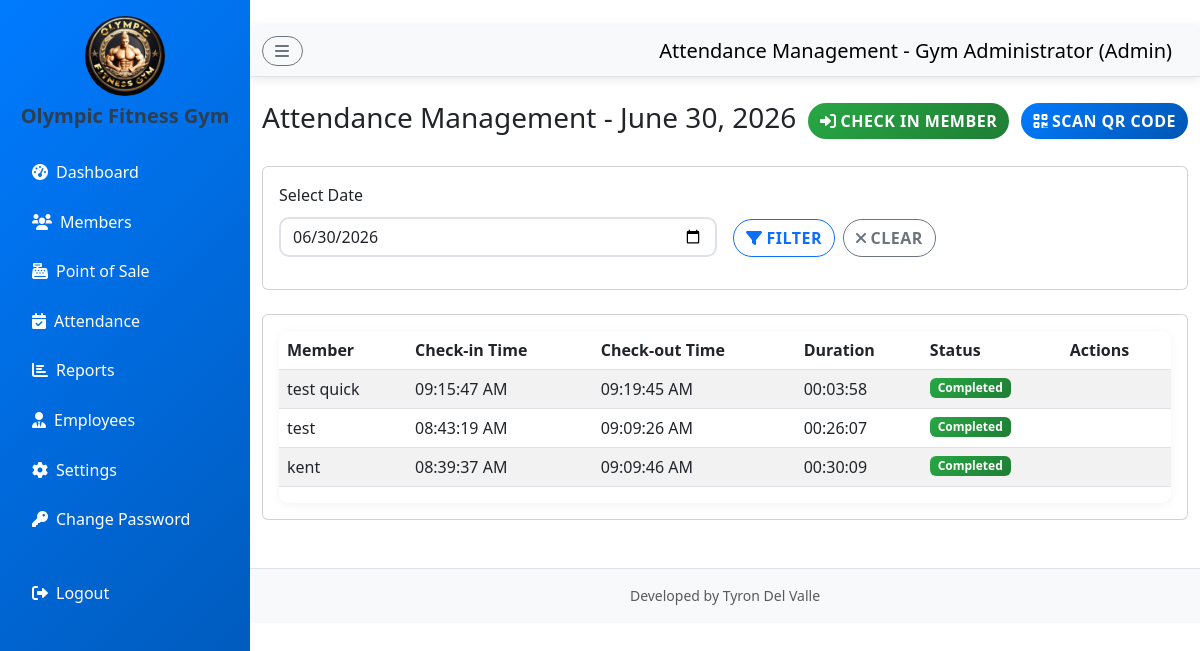
/admin/attendance.php (signed in), run on the app's committed database.
### tables this page shows
CREATE TABLE `gym_settings` (
  `id` int(11) NOT NULL AUTO_INCREMENT,
  `gym_name` varchar(255) NOT NULL DEFAULT 'Gym Management System',
  `logo_path` varchar(255) NOT NULL DEFAULT 'gym logo.jpg',
  `background_path` varchar(255) NOT NULL DEFAULT 'gym background.jpg',
  `updated_at` timestamp NOT NULL DEFAULT current_timestamp() ON UPDATE current_timestamp(),
  `sidebar_theme` varchar(50) NOT NULL DEFAULT 'primary',
  `student_discount_enabled` tinyint(1) DEFAULT 1,
  `per_session_fee` decimal(10,2) DEFAULT 50.00,
  `half_month_fee` decimal(10,2) DEFAULT 300.00,
  `one_month_fee` decimal(10,2) DEFAULT 500.00,
  `two_months_fee` decimal(10,2) DEFAULT 900.00,
  `three_months_fee` decimal(10,2) DEFAULT 1300.00,
  `four_months_fee` decimal(10,2) DEFAULT 1700.00,
  `five_months_fee` decimal(10,2) DEFAULT 2100.00,
  `six_months_fee` decimal(10,2) DEFAULT 2500.00,
  `seven_months_fee` decimal(10,2) DEFAULT 2900.00,
  `eight_months_fee` decimal(10,2) DEFAULT 3300.00,
  `nine_months_fee` decimal(10,2) DEFAULT 3700.00,
  `ten_months_fee` decimal(10,2) DEFAULT 4100.00,
  `eleven_months_fee` decimal(10,2) DEFAULT 4500.00,
  `one_year_fee` decimal(10,2) DEFAULT 5000.00,
  `two_years_fee` decimal(10,2) DEFAULT 9000.00,
  `three_years_fee` decimal(10,2) DEFAULT 13000.00,
  PRIMARY KEY (`id`)
);

CREATE TABLE `attendance` (
  `id` int(11) NOT NULL AUTO_INCREMENT,
  `member_id` int(11) NOT NULL,
  `checkin_time` datetime DEFAULT current_timestamp(),
  `checkout_time` datetime DEFAULT NULL,
  `notes` text DEFAULT NULL,
  `created_by` int(11) DEFAULT NULL,
  PRIMARY KEY (`id`),
  KEY `member_id` (`member_id`),
  KEY `fk_attendance_created_by` (`created_by`),
  CONSTRAINT `attendance_ibfk_1` FOREIGN KEY (`member_id`) REFERENCES `members` (`id`) ON DELETE CASCADE,
  CONSTRAINT `fk_attendance_created_by` FOREIGN KEY (`created_by`) REFERENCES `users` (`id`)
);

CREATE TABLE `members` (
  `id` int(11) NOT NULL AUTO_INCREMENT,
  `member_code` varchar(50) DEFAULT NULL,
  `fullname` varchar(100) NOT NULL,
  `email` varchar(100) DEFAULT NULL,
  `phone` varchar(20) DEFAULT NULL,
  `address` text DEFAULT NULL,
  `plan` varchar(50) DEFAULT NULL,
  `start_date` date DEFAULT NULL,
  `end_date` date DEFAULT NULL,
  `status` enum('ACTIVE','EXPIRED','SUSPENDED') DEFAULT 'ACTIVE',
  `is_student` tinyint(1) DEFAULT 0,
  `student_id` varchar(50) DEFAULT NULL,
  `created_at` timestamp NOT NULL DEFAULT current_timestamp(),
  `created_by` int(11) DEFAULT NULL,
  `qr_code` varchar(255) DEFAULT NULL,
  `qr_token` varchar(64) DEFAULT NULL,
  PRIMARY KEY (`id`),
  UNIQUE KEY `member_code` (`member_code`),
  UNIQUE KEY `qr_token` (`qr_token`),
  KEY `fk_members_created_by` (`created_by`),
  CONSTRAINT `fk_members_created_by` FOREIGN KEY (`created_by`) REFERENCES `users` (`id`)
);

### admin/attendance.php (the view, shortened to what this page needs)
l <?php
include "../config/db.php";
$user = $_SESSION['user'];
$settings = $conn->query("SELECT * FROM gym_settings WHERE id = 1")->fetch_assoc();
$selected_date = isset($_GET['selected_date']) ? $_GET['selected_date'] : '';
$query = "SELECT a.*, m.fullname FROM attendance a JOIN members m ON a.member_id = m.id";
$conditions = [];
if (!empty($selected_date)) {
    $conditions[] = "DATE(a.checkin_time) = '$selected_date'";
} else {
    $conditions[] = "DATE(a.checkin_time) = CURDATE()";
}
if (!empty($conditions)) {
    $query .= " WHERE " . implode(" AND ", $conditions);
}
$query .= " ORDER BY a.checkin_time DESC";
$attendance = $conn->query($query);
?>
<!DOCTYPE html>
<html lang="en">
<head>
    <link href="https://cdn.jsdelivr.net/npm/bootstrap@5.3.0/dist/css/bootstrap.min.css" rel="stylesheet">
    <link href="https://cdnjs.cloudflare.com/ajax/libs/font-awesome/6.0.0/css/all.min.css" rel="stylesheet">
    <link href="../assets/style.css" rel="stylesheet">
</head>
<body>
    <div class="d-flex">
        <nav id="sidebar" class="bg-<?php echo htmlspecialchars($settings['sidebar_theme']); ?> <?php echo ($settings['sidebar_theme'] == 'light') ? 'text-dark' : 'text-white'; ?> vh-100" style="width: 250px;">
            <div class="p-3">
                <div class="text-center mb-4">
                    <img src="../<?php echo htmlspecialchars($settings['logo_path']); ?>" alt="Gym Logo" class="rounded-circle mb-2" style="width: 80px; height: 80px;">
                    <h5 class="fw-bold"><?php echo htmlspecialchars($settings['gym_name']); ?></h5>
                </div>
              <ul class="nav flex-column">
                    <li class="nav-item mb-2">
                        <a class="nav-link <?php echo ($settings['sidebar_theme'] == 'light') ? 'text-dark' : 'text-white'; ?>" href="dashboard.php">
                            <i class="fas fa-tachometer-alt me-2"></i>Dashboard
                        </a>
                    </li>
                    <li class="nav-item mb-2">
                        <a class="nav-link <?php echo ($settings['sidebar_theme'] == 'light') ? 'text-dark' : 'text-white'; ?>" href="members.php">
                            <i class="fas fa-users me-2"></i>Members
                        </a>
                    </li>
                    <li class="nav-item mb-2">
                        <a class="nav-link <?php echo ($settings['sidebar_theme'] == 'light') ? 'text-dark' : 'text-white'; ?>" href="pos.php">
                            <i class="fas fa-cash-register me-2"></i>Point of Sale
                        </a>
                    </li>
                    <li class="nav-item mb-2">
                        <a class="nav-link <?php echo ($settings['sidebar_theme'] == 'light') ? 'text-dark' : 'text-white'; ?> active" href="attendance.php">
                            <i class="fas fa-calendar-check me-2"></i>Attendance
                        </a>
                    </li>
                    <li class="nav-item mb-2">
                        <a class="nav-link <?php echo ($settings['sidebar_theme'] == 'light') ? 'text-dark' : 'text-white'; ?>" href="reports.php">
                            <i class="fas fa-chart-bar me-2"></i>Reports
                        </a>
                    </li>
                    <li class="nav-item mb-2">
                        <a class="nav-link <?php echo ($settings['sidebar_theme'] == 'light') ? 'text-dark' : 'text-white'; ?>" href="employees.php">
                            <i class="fas fa-user-tie me-2"></i>Employees
                        </a>
                    </li>
                      <li class="nav-item mb-2">
                        <a class="nav-link <?php echo ($settings['sidebar_theme'] == 'light') ? 'text-dark' : 'text-white'; ?>" href="settings.php">
                            <i class="fas fa-cog me-2"></i>Settings
                        </a>
                    </li>
                      <li class="nav-item mb-2">
                        <a class="nav-link <?php echo ($settings['sidebar_theme'] == 'light') ? 'text-dark' : 'text-white'; ?>" href="../change_password.php">
                            <i class="fas fa-key me-2"></i>Change Password
                        </a>
                    </li>
                    <li class="nav-item mt-4">
                        <a class="nav-link <?php echo ($settings['sidebar_theme'] == 'light') ? 'text-dark' : 'text-white'; ?>" href="../logout.php">
                            <i class="fas fa-sign-out-alt me-2"></i>Logout
                        </a>
                    </li>
                </ul>
            </div>
        </nav>
        <div class="flex-grow-1">
            <nav class="navbar navbar-light bg-light border-bottom">
                <div class="container-fluid">
                    <button class="btn btn-outline-secondary me-3" id="sidebarToggle">
                        <i class="fas fa-bars"></i>
                    </button>
                    <span class="navbar-brand mb-0 h1">Attendance Management - <?php echo htmlspecialchars($user['fullname']); ?> (Admin)</span>
                </div>
            </nav>
            <div class="container-fluid mt-4">
        <div class="row">
            <div class="col-12">
                <div class="d-flex justify-content-between align-items-center mb-4">
                    <h1 class="h3">Attendance Management - <?php echo !empty($selected_date) ? date('F j, Y', strtotime($selected_date)) : date('F j, Y'); ?></h1>
                    <div>
                        <button class="btn btn-success me-2" data-bs-toggle="modal" data-bs-target="#checkinModal">
                            <i class="fas fa-sign-in-alt me-1"></i>Check In Member
                        </button>
                        <button class="btn btn-primary" data-bs-toggle="modal" data-bs-target="#qrScannerModal">
                            <i class="fas fa-qrcode me-1"></i>Scan QR Code
                        </button>
                    </div>
                </div>
                <div class="card mb-4">
                    <div class="card-body">
                        <form method="GET" class="row g-3">
                            <div class="col-md-6">
                                <label for="selected_date" class="form-label">Select Date</label>
                                <input type="date" class="form-control" id="selected_date" name="selected_date" value="<?php echo htmlspecialchars($selected_date ?: date('Y-m-d')); ?>">
                            </div>
                            <div class="col-md-6 d-flex align-items-end">
                                <button type="submit" class="btn btn-outline-primary me-2">
                                    <i class="fas fa-filter me-1"></i>Filter
                                </button>
                                <a href="attendance.php" class="btn btn-outline-secondary">
                                    <i class="fas fa-times me-1"></i>Clear
                                </a>
                            </div>
                        </form>
                    </div>
                </div>
                <div class="card">
                    <div class="card-body">
                        <div class="table-responsive">
                            <table class="table table-striped">
                                <thead>
                                    <tr>
                                        <th>Member</th>
                                        <th>Check-in Time</th>
                                        <th>Check-out Time</th>
                                        <th>Duration</th>
                                        <th>Status</th>
                                        <th>Actions</th>
                                    </tr>
                                </thead>
                                <tbody>
                                    <?php while ($record = $attendance->fetch_assoc()): ?>
                                    <tr>
                                        <td><?php echo htmlspecialchars($record['fullname']); ?></td>
                                        <td><?php echo date('h:i:s A', strtotime($record['checkin_time'])); ?></td>
                                        <td>
                                            <?php if ($record['checkout_time']): ?>
                                                <?php echo date('h:i:s A', strtotime($record['checkout_time'])); ?>
                                            <?php else: ?>
                                                -
                                            <?php endif; ?>
                                        </td>
                                        <td>
                                            <?php if ($record['checkout_time']): ?>
                                                <?php
                                                $checkin = strtotime($record['checkin_time']);
                                                $checkout = strtotime($record['checkout_time']);
                                                $duration = $checkout - $checkin;
                                                echo gmdate('H:i:s', $duration);
                                                ?>
                                            <?php else: ?>
                                                -
                                            <?php endif; ?>
                                        </td>
                                        <td>
                                            <?php if ($record['checkout_time']): ?>
                                                <span class="badge bg-success">Completed</span>
                                            <?php else: ?>
                                                <span class="badge bg-warning">Active</span>
                                            <?php endif; ?>
                                        </td>
                                        <td>
                                        </td>
                                    </tr>
                                    <?php endwhile; ?>
                                </tbody>
                            </table>
                        </div>
                    </div>
                </div>
            </div>
        </div>
    </div>
    <footer class="bg-light text-center text-muted py-3 mt-5 border-top">
        <div class="container">
            <small>Developed by Tyron Del Valle</small>
        </div>
    </footer>
</body>
</html>

### assets/style.css (style rules this page uses)
.btn { transition: all 0.3s ease; border-radius: 25px; font-weight: 600; text-transform: uppercase; letter-spacing: 0.5px; position: relative; overflow: hidden; }
.btn::before { content: ''; position: absolute; top: 0; left: -100%; width: 100%; height: 100%; background: linear-gradient(90deg, transparent, rgba(255, 255, 255, 0.2), transparent); transition: left 0.5s; }
.btn-primary { background: linear-gradient(135deg, #007bff, #0056b3); border: none; }
.btn-success { background: linear-gradient(135deg, #28a745, #1e7e34); border: none; }
.form-control, .form-select { transition: all 0.3s ease; border-radius: 10px; border: 2px solid #dee2e6; }
.bg-primary { background: linear-gradient(135deg, #007bff, #0056b3) !important; }
.bg-success { background: linear-gradient(135deg, #28a745, #1e7e34) !important; }
body { animation: pageLoad 0.5s ease-out; }
.navbar { box-shadow: 0 2px 10px rgba(0, 0, 0, 0.1); }
body { font-family: 'Segoe UI', Tahoma, Geneva, Verdana, sans-serif; line-height: 1.6; }
h1, h2, h3, h4, h5, h6 { font-weight: 700; color: #2c3e50; }
.badge { animation: badgePulse 2s infinite; }
.table-responsive { border-radius: 10px; overflow: hidden; box-shadow: 0 2px 10px rgba(0, 0, 0, 0.05); }
#sidebar { position: fixed; top: 0; left: 0; height: 100vh; width: 250px !important; transition: width 0.3s ease, transform 0.3s ease; z-index: 100; }
.flex-grow-1 { margin-left: 250px; transition: margin-left 0.3s ease; }

### data on the page
gym_settings: logo_path (picture), gym_name "Olympic Fitness Gym"
attendance: member.fullname "test quick", checkin_time "09:15:47 AM", checkout_time "09:19:45 AM", gmdate('H:i:s', $duration) "00:03:58", shows "Completed"
attendance: member.fullname "test", checkin_time "08:43:19 AM", checkout_time "09:09:26 AM", gmdate('H:i:s', $duration) "00:26:07", shows "Completed"
attendance: member.fullname "kent", checkin_time "08:39:37 AM", checkout_time "09:09:46 AM", gmdate('H:i:s', $duration) "00:30:09", shows "Completed"

### other printed values
$user['fullname'] "Gym Administrator"
